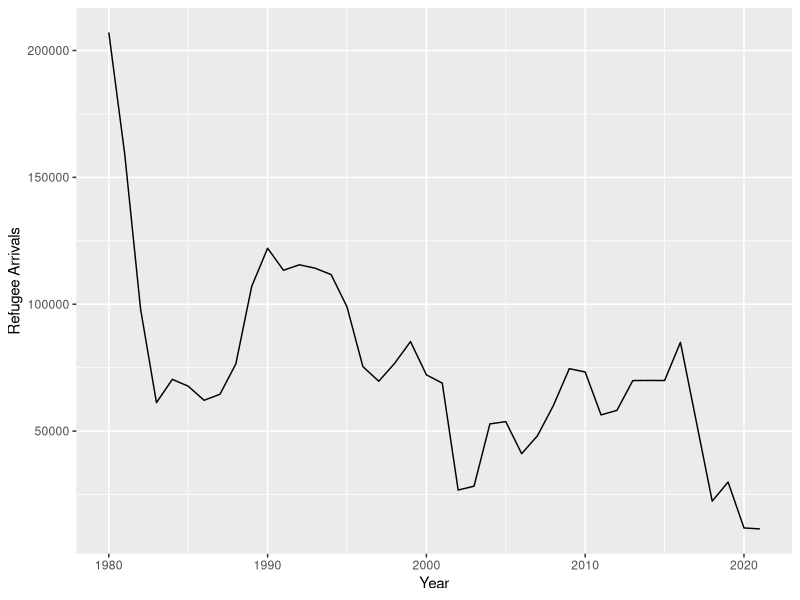

Reproduce this figure in R.
## ---- chunk 1
library(tidyverse)


us_immg <- read_csv("US_Immg.csv")

us_immg |>
  ggplot(aes(x = Year, y = `Refugee Arrivals`))+
  geom_line()
